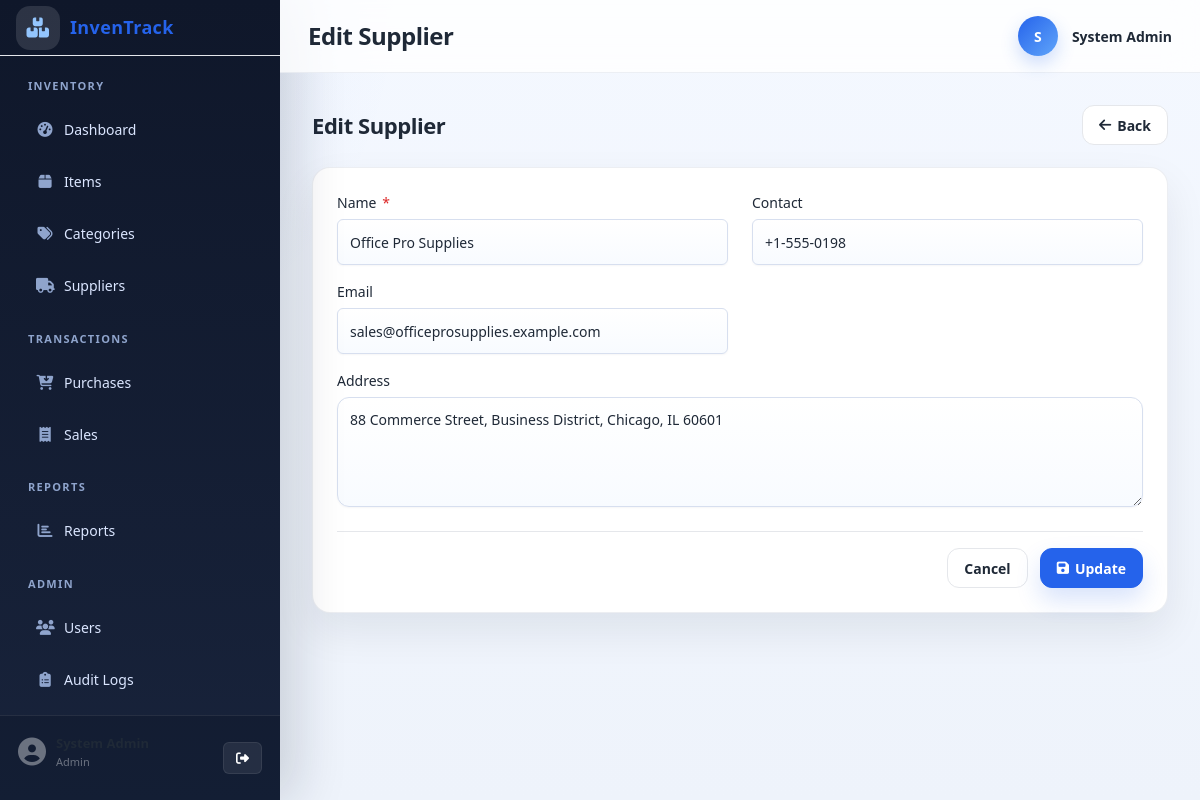
/pages/suppliers/edit.php?id=2 (signed in), run on the app's committed database.
### tables this page shows
CREATE TABLE suppliers (
    id         INT          AUTO_INCREMENT PRIMARY KEY,
    name       VARCHAR(150) NOT NULL,
    contact    VARCHAR(100),
    email      VARCHAR(150),
    address    TEXT,
    created_at DATETIME     DEFAULT CURRENT_TIMESTAMP
);

### includes/auth.php (called while the page is built, shortened)
<?php
require_once __DIR__ . '/functions.php';
function current_user(): ?array
{
    return $_SESSION['user'] ?? null;
}

### includes/functions.php (called while the page is built, shortened)
<?php
function app_base_path(): string
{
    static $base_path = null;
    if ($base_path !== null) {
        return $base_path;
    }
    $base_path = '/' . trim(basename(dirname(__DIR__)), '/');
    return $base_path;
}
function app_url(string $path = ''): string
{
    $path = ltrim($path, '/');
    return $path === '' ? app_base_path() . '/' : app_base_path() . '/' . $path;
}
function sanitize(mixed $value): string
{
    return htmlspecialchars(trim((string)$value), ENT_QUOTES, 'UTF-8');
}

### pages/suppliers/edit.php (the view, shortened to what this page needs)
<?php
require_once __DIR__ . '/../../config/db.php';
require_once __DIR__ . '/../../includes/auth.php';
require_once __DIR__ . '/../../includes/functions.php';
$id = (int)($_GET['id'] ?? 0);
$sup_stmt = $pdo->prepare('SELECT * FROM suppliers WHERE id = :id LIMIT 1');
$sup_stmt->execute([':id' => $id]);
$sup = $sup_stmt->fetch();
$errors = [];
$old    = $sup;
require_once __DIR__ . '/../../includes/header.php';
require_once __DIR__ . '/../../includes/sidebar.php';
?>
<div class="page-wrapper">
    <div class="topbar">
        <h1 class="topbar-title">Edit Supplier</h1>
        <div class="topbar-user">
            <div class="user-avatar"><?= strtoupper(substr($user['name'], 0, 1)) ?></div>
            <span class="user-name"><?= sanitize($user['name']) ?></span>
        </div>
    </div>
    <main class="main-content">
        <div class="page-header">
            <h2 class="page-title">Edit Supplier</h2>
            <a href="<?= htmlspecialchars(app_url('pages/suppliers/index.php'), ENT_QUOTES, 'UTF-8') ?>" class="btn-secondary"><i class="fa-solid fa-arrow-left"></i> Back</a>
        </div>
        <div class="form-card">
            <form method="POST">
                <div class="form-grid">
                    <div class="form-group">
                        <label>Name <span class="required">*</span></label>
                        <input type="text" name="name" value="<?= sanitize($old['name'] ?? '') ?>" class="<?= isset($errors['name']) ? 'invalid' : '' ?>" required>
                    </div>
                    <div class="form-group">
                        <label>Contact</label>
                        <input type="text" name="contact" value="<?= sanitize($old['contact'] ?? '') ?>">
                    </div>
                    <div class="form-group">
                        <label>Email</label>
                        <input type="email" name="email" value="<?= sanitize($old['email'] ?? '') ?>" class="<?= isset($errors['email']) ? 'invalid' : '' ?>">
                    </div>
                    <div class="form-group form-grid-full">
                        <label>Address</label>
                        <textarea name="address"><?= sanitize($old['address'] ?? '') ?></textarea>
                    </div>
                </div>
                <div class="form-footer">
                    <a href="<?= htmlspecialchars(app_url('pages/suppliers/index.php'), ENT_QUOTES, 'UTF-8') ?>" class="btn-secondary">Cancel</a>
                    <button type="submit" class="btn-primary"><i class="fa-solid fa-floppy-disk"></i> Update</button>
                </div>
            </form>
        </div>
    </main>
</div>
<?php require_once __DIR__ . '/../../includes/footer.php'; ?>

### assets/css/responsive.css (style rules this page uses)
@media (min-width: 992px) { .page-wrapper { margin-left: 240px; } }
@media (min-width: 992px) { .topbar-user .user-name { display: inline; } }
@media (min-width: 992px) { .page-wrapper { margin-left: 280px; } }

### data on the page
suppliers: name "Office Pro Supplies", contact "+1-555-0198", email "sales@officeprosupplies.example.com", address "88 Commerce Street, Business District, Chicago, IL 60601"

### other printed values
$user_role "Admin"
substr($user['name'], 0, 1) "S"
$user['name'] "System Admin"
